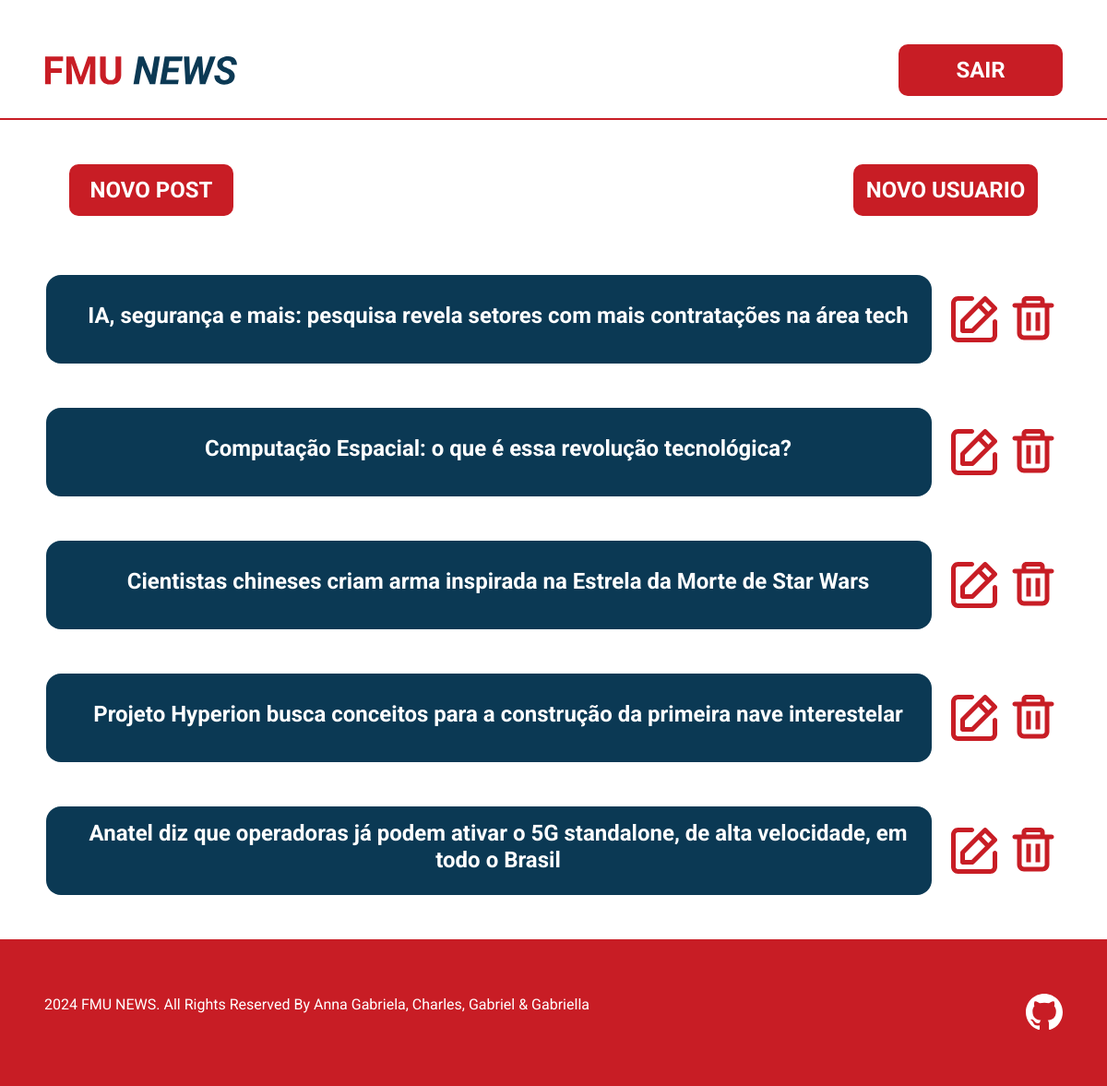
/todas-noticias.php (signed in), run on the app's committed database.
### tables this page shows
CREATE TABLE `post` (
  `id_post` int(11) NOT NULL,
  `postagem` text NOT NULL,
  `id_cliente` int(11) NOT NULL,
  `titulo` varchar(200) NOT NULL
);

### todas-noticias.php (the view, shortened to what this page needs)
<?php
    include_once "conexao.php";
    try {
        $select = $con->prepare("SELECT * FROM post");
        $select->execute();
?>
<!DOCTYPE html>
<html lang="pt-br">
<head>
    <link href="https://cdn.jsdelivr.net/npm/bootstrap@5.3.3/dist/css/bootstrap.min.css" rel="stylesheet">
    <link rel="stylesheet" href="./assets/css/todas-style.css">
</head>
<body>
    <header class="borda-vermelha border-2 border-top-0 border-end-0 border-start-0 mb-5">
        <div class="d-flex justify-content-between align-items-center m-5 mb-4 cabecalho">
           <a href="index.php"><img src="./assets/imagens/logo.svg" alt="Lodo do FMU News com o FMU na cor vermelha e o News na cor azul"></a>
            <a href="./logout.php"><button class="botao-estilo botao-cadastro borda-raio fw-bold fonte-24">SAIR</button></a>
        </div>
    </header>
    <main class="container d-flex justify-content-center align-items-center flex-column teste">
        <div class="d-flex largura justify-content-center gap-botoes botoes-todas">
            <a href="./nova-noticia.php"><button class="botao-estilo botao-cadastro borda-raio fw-bold fonte-24 botao-post">NOVO POST</button></a>
            <a href="./cadastro.html"><button class="botao-estilo botao-usuario borda-raio fw-bold fonte-24 botao-usuario mr-5">NOVO USUARIO</button></a>
        </div>
      <div id="cards-noticia" class="cards-noticia d-flex align-items-center justify-content-center flex-column mt-3 position-relative">
      <?php
        while ( $result = $select->fetch()) {
            $titulo = $result['titulo'];
            $id_post= $result['id_post'];
            echo
                "<div class='card-noticia d-flex align-items-center justify-content-center gap-3 mt-5'>
                    <a href='noticia.php?id_post=$id_post' class='edita-btn' style='text-decoration: none;'><div class='titulo d-flex align-items-center justify-content-center rounded-4 fundo-azul h4-largura'>
                        <h4 class='texto-branco fw-bold fonte-24 text-center'>".$titulo."</h4>
                    </div></a>
                    <div class='funcoes d-flex gap-1'>
                        <a href='editar.php?id_post=$id_post' class='edita-btn'><img src='./assets/imagens/editar.svg' alt='Icone de edição representado por um lápis e um papel na cor vermelha'></a>
                        <a href='exclui-noticia.php?id_post=$id_post' class='edita-btn'><img id='delete-modal' src='./assets/imagens/lixeira.svg' alt='Icone de deletar representado por uma lixeira na cor vermelha'></a>
                    </div>
                </div>";
            }
        } catch (PDOException $e) {
            echo "Erro: " . $e->getMessage();
        }
    ?>
       </div>
    </main>
    <footer class="fundo-vermelho mt-5 d-flex justify-content-between align-items-center w-100 position-relative bottom-0">
        <p class="texto-branco fonte-16 ms-5">2024 FMU NEWS. All Rights Reserved By Anna Gabriela, Charles, Gabriel & Gabriella</p>
        <a href="https://github.com/annaagabi/fmu-news" target="_blank" class="me-5"><img src="./assets/imagens/github.svg" alt="Logo do github na cor branca"></a>
    </footer>
</body>
</html>

### assets/css/todas-style.css (style rules this page uses)
.fonte-24 { font-size: 1.5rem; }
.borda-vermelha { border: solid var(--main-color); }
.botao-estilo { background-color: var(--main-color); color: var(--third-color); }
.botao-cadastro { width: 11.12rem; height: 3.5rem; }
.borda-raio { border-radius: 10px; }
.botao-usuario { width: 12.5rem; height: 3.5rem; }
.cabecalho { gap: 2rem }
.cabecalho img { max-width: 209px; width: 100vw; max-height: 45px; height: 100vh; }
.fundo-azul { background-color: var(--second-color); }
.h4-largura { max-width: 1074px; width: 80vw; max-height: 6rem; height: 100vh; padding-left: 20px; }
.largura { max-width: 1160px; width: 80vw; }
.gap-botoes { gap: 70%; }
.funcoes img { width: 3.75rem; height: 3.75rem; }
.teste { flex:1 }
footer { flex-shrink: 0; max-height: 9.93rem; height: 100vh; }
.fundo-vermelho { background-color: var(--main-color); }
.texto-branco { color: var(--third-color); }
.fonte-16 { font-size: 1rem; }

### assets/css/global.css (style rules this page uses)
:root { --main-color: #C81D25; --second-color: #0B3954; --third-color: #FFFFFF; --fourth-color:#000000; }
* { margin: 0; padding: 0; box-sizing: border-box; text-decoration: none; border: none; font-family: "Roboto", sans-serif; }
body, html { height: 100vh; }
body { display: flex; flex-direction: column; }
main { flex: 1 0 auto; }

### data on the page
post: titulo "IA, segurança e mais: pesquisa revela setores com mais contratações na área tech"
post: titulo "Computação Espacial: o que é essa revolução tecnológica?"
post: titulo "Cientistas chineses criam arma inspirada na Estrela da Morte de Star Wars"
post: titulo "Projeto Hyperion busca conceitos para a construção da primeira nave interestelar"
post: titulo "Anatel diz que operadoras já podem ativar o 5G standalone, de alta velocidade, em todo o Brasil"
